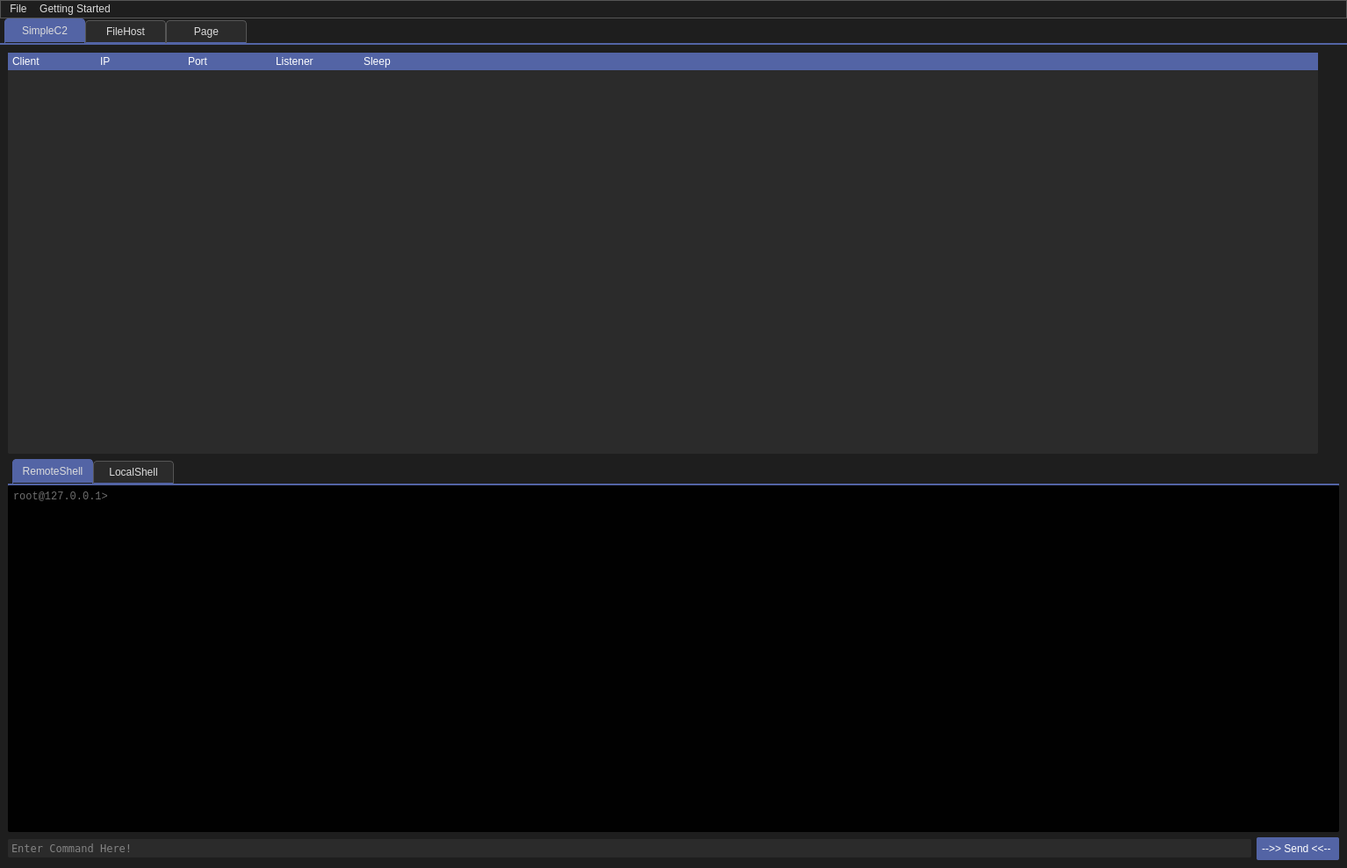
<?xml version="1.0" encoding="UTF-8"?>
<ui version="4.0">
 <class>WhisperNet</class>
 <widget class="QMainWindow" name="WhisperNet">
  <property name="windowModality">
   <enum>Qt::NonModal</enum>
  </property>
  <property name="enabled">
   <bool>true</bool>
  </property>
  <property name="geometry">
   <rect>
    <x>0</x>
    <y>0</y>
    <width>1534</width>
    <height>989</height>
   </rect>
  </property>
  <property name="minimumSize">
   <size>
    <width>850</width>
    <height>688</height>
   </size>
  </property>
  <property name="maximumSize">
   <size>
    <width>10000</width>
    <height>10000</height>
   </size>
  </property>
  <property name="font">
   <font>
    <underline>false</underline>
   </font>
  </property>
  <property name="acceptDrops">
   <bool>false</bool>
  </property>
  <property name="windowTitle">
   <string>Logec-Suite</string>
  </property>
  <property name="windowIcon">
   <iconset>
    <normaloff>../../../../../../../Downloads/Documents/Screenshot_2023-04-30_01-44-21.png</normaloff>../../../../../../../Downloads/Documents/Screenshot_2023-04-30_01-44-21.png</iconset>
  </property>
  <property name="styleSheet">
   <string notr="true">QWidget {
    background-color: #1e1e1e; /* Dark grey background */
    color: #dcdcdc; /* Light grey text */
}
QPushButton {
    background-color: #5364A5; /* Placeholder for button background color */
    color: white;
    border-style: outset;
    border-width: 2px;
    border-radius: 2px;
    border-color: #5364A5;
    padding: 6px;
    min-width: 80px;
}
QPushButton:hover {
    background-color: #5364A5; /* Placeholder for button hover color */
}
QPushButton:pressed {
    background-color: #5364A5; /* Placeholder for button pressed color */
    border-style: inset;
}
QLineEdit, QTextEdit, QPlainTextEdit, QSpinBox, QDoubleSpinBox, QComboBox {
    background-color: #2b2b2b;
    color: #dcdcdc;
    border-radius: 1px;
    padding: 2px;
    border: 1px solid #555;
}
QLabel, QCheckBox, QRadioButton {
    color: #dcdcdc;
}
QMenuBar, QMenu {PLACEME
    background-color: #2b2b2b;
    color: #dcdcdc;
    border: 1px solid #555;
}
QMenuBar::item:selected, QMenu::item:selected {
    background-color: #5364A5; /* Placeholder for menu selection color */
}
QScrollBar:vertical {
    border: 1px solid #2b2b2b;
    background: #2b2b2b;
    width: 10px;
    margin: 22px 0 22px 0;
}
QScrollBar::handle:vertical {
    background: #5364A5; /* Placeholder for scrollbar handle color */
    min-height: 20px;
}
QScrollBar::add-line:vertical, QScrollBar::sub-line:vertical {
    border: 1px solid #2b2b2b;
    background: #5364A5; /* Placeholder for scrollbar button color */
    height: 20px;
    subcontrol-position: top;
    subcontrol-origin: margin;
}
/* TABS */
QTabWidget::pane { /* The tab widget frame */
    border-top: 2px solid #5364A5; /* Placeholder for tab border color */
}

QTabWidget::tab-bar {
    left: 5px; /* move to the right by 5px */
}

QTabBar::tab {
    background: #2b2b2b;
    color: #dcdcdc;
    border: 1px solid #555;
    border-bottom-color: #5364A5; /* Placeholder for non-selected tab border color */
    border-top-left-radius: 4px;
    border-top-right-radius: 4px;
    padding: 5px;
    min-width: 80px;
    align-items: center;
    justify-content: center;
}

QTabBar::tab:selected, QTabBar::tab:hover {
    background: #5364A5; /* Placeholder for selected/hover tab color */
}

QTabBar::tab:selected {
    border-color: #5364A5; /* Placeholder for selected tab border color */
    border-bottom-color: #1e1e1e; /* same as window background color */
}

QTabBar::tab:!selected {
    margin-top: 2px; /* make non-selected tabs look smaller */
}

/* Q Tree Widget */
QTreeWidget {
    border: 1px solid #555;
    background-color: #2b2b2b;
    color: #dcdcdc;
}

QTreeWidget::item {
    border-bottom: 1px solid #555; /* subtle separator for items */
}

QTreeWidget::item:selected {
    background-color: #5364A5; /* Placeholder for selected item color */
    color: white;
}

QTreeWidget::item:hover {
    background-color: #5364A5; /* Placeholder for hover item color */
}

QTreeWidget::branch {
    background: #2b2b2b;
}

QTreeWidget::branch:has-siblings:!adjoins-item {
    border-image: url(path/to/your/line-image.png) 0; /* Custom image for branch lines */
}

QTreeWidget::branch:has-siblings:adjoins-item {
    border-image: url(path/to/your/branch-more-image.png) 0;
}

QTreeWidget::branch:!has-children:!has-siblings:adjoins-item {
    border-image: url(path/to/your/branch-end-image.png) 0;
}

/* Customize scroll bars */
QTreeWidget QScrollBar:vertical {
    border: 1px solid #2b2b2b;
    background: #2b2b2b;
    width: 10px;
    margin: 22px 0 22px 0;
}

QTreeWidget QScrollBar::handle:vertical {
    background: #5364A5; /* Placeholder for tree widget scrollbar handle color */
    min-height: 20px;
}

QTreeWidget QScrollBar::add-line:vertical, QTreeWidget QScrollBar::sub-line:vertical {
    border: 1px solid #2b2b2b;
    background: #5364A5; /* Placeholder for tree widget scrollbar button color */
    height: 20px;
    subcontrol-position: top;
    subcontrol-origin: margin;
}

/* Styles for the header (column titles) */
QHeaderView::section {
    background-color: #5364A5; /* Placeholder for header background color */
    color: white;
    padding-left: 4px;
    border: 1px solid #5364A5; /* Placeholder for header border color */
}
</string>
  </property>
  <property name="animated">
   <bool>true</bool>
  </property>
  <property name="documentMode">
   <bool>false</bool>
  </property>
  <property name="tabShape">
   <enum>QTabWidget::Rounded</enum>
  </property>
  <widget class="QWidget" name="centralwidget">
   <layout class="QGridLayout" name="gridLayout_4">
    <property name="leftMargin">
     <number>0</number>
    </property>
    <property name="topMargin">
     <number>0</number>
    </property>
    <property name="rightMargin">
     <number>0</number>
    </property>
    <property name="bottomMargin">
     <number>0</number>
    </property>
    <item row="0" column="0">
     <widget class="QTabWidget" name="main_tab_widget">
      <property name="enabled">
       <bool>true</bool>
      </property>
      <property name="layoutDirection">
       <enum>Qt::LeftToRight</enum>
      </property>
      <property name="autoFillBackground">
       <bool>false</bool>
      </property>
      <property name="styleSheet">
       <string notr="true"/>
      </property>
      <property name="tabPosition">
       <enum>QTabWidget::North</enum>
      </property>
      <property name="tabShape">
       <enum>QTabWidget::Rounded</enum>
      </property>
      <property name="currentIndex">
       <number>0</number>
      </property>
      <property name="tabsClosable">
       <bool>false</bool>
      </property>
      <property name="movable">
       <bool>true</bool>
      </property>
      <property name="tabBarAutoHide">
       <bool>false</bool>
      </property>
      <widget class="QWidget" name="simplec2_tab">
       <attribute name="title">
        <string>SimpleC2</string>
       </attribute>
       <layout class="QGridLayout" name="gridLayout_40">
        <item row="0" column="0" colspan="2">
         <layout class="QHBoxLayout" name="horizontalLayout">
          <item>
           <widget class="QGroupBox" name="simplec2_clientsbox">
            <property name="styleSheet">
             <string notr="true">border:0</string>
            </property>
            <property name="title">
             <string/>
            </property>
            <property name="alignment">
             <set>Qt::AlignJustify|Qt::AlignVCenter</set>
            </property>
            <layout class="QGridLayout" name="gridLayout_12" rowstretch="0">
             <property name="sizeConstraint">
              <enum>QLayout::SetNoConstraint</enum>
             </property>
             <property name="leftMargin">
              <number>0</number>
             </property>
             <property name="topMargin">
              <number>0</number>
             </property>
             <property name="rightMargin">
              <number>0</number>
             </property>
             <property name="bottomMargin">
              <number>0</number>
             </property>
             <item row="0" column="0">
              <widget class="QTreeWidget" name="simplec2_clienttreeview">
               <property name="styleSheet">
                <string notr="true">border-radius: 2px;</string>
               </property>
               <column>
                <property name="text">
                 <string>Client</string>
                </property>
               </column>
               <column>
                <property name="text">
                 <string>IP</string>
                </property>
               </column>
               <column>
                <property name="text">
                 <string>Port</string>
                </property>
               </column>
               <column>
                <property name="text">
                 <string>Listener</string>
                </property>
               </column>
               <column>
                <property name="text">
                 <string>Sleep</string>
                </property>
               </column>
              </widget>
             </item>
            </layout>
           </widget>
          </item>
          <item>
           <widget class="QGroupBox" name="c2_gui_groupbox_options">
            <property name="styleSheet">
             <string notr="true">border:0</string>
            </property>
            <property name="title">
             <string/>
            </property>
            <layout class="QGridLayout" name="gridLayout_29"/>
           </widget>
          </item>
         </layout>
        </item>
        <item row="1" column="0" colspan="2">
         <widget class="QGroupBox" name="simplec2_shellbox">
          <property name="styleSheet">
           <string notr="true">border:0</string>
          </property>
          <property name="title">
           <string/>
          </property>
          <layout class="QGridLayout" name="gridLayout_30">
           <property name="leftMargin">
            <number>0</number>
           </property>
           <property name="topMargin">
            <number>0</number>
           </property>
           <property name="rightMargin">
            <number>0</number>
           </property>
           <property name="bottomMargin">
            <number>0</number>
           </property>
           <item row="0" column="0">
            <widget class="QTabWidget" name="c2_shell_tab">
             <property name="minimumSize">
              <size>
               <width>0</width>
               <height>400</height>
              </size>
             </property>
             <property name="toolTip">
              <string>Enter</string>
             </property>
             <property name="whatsThis">
              <string>Enter</string>
             </property>
             <property name="autoFillBackground">
              <bool>false</bool>
             </property>
             <property name="styleSheet">
              <string notr="true"/>
             </property>
             <property name="currentIndex">
              <number>0</number>
             </property>
             <widget class="QWidget" name="RemoteShell_Layout">
              <attribute name="title">
               <string>RemoteShell</string>
              </attribute>
              <layout class="QGridLayout" name="gridLayout_42">
               <property name="leftMargin">
                <number>0</number>
               </property>
               <property name="topMargin">
                <number>0</number>
               </property>
               <property name="rightMargin">
                <number>0</number>
               </property>
               <property name="bottomMargin">
                <number>0</number>
               </property>
               <item row="1" column="1">
                <widget class="QPushButton" name="simplec2_shell_send">
                 <property name="enabled">
                  <bool>true</bool>
                 </property>
                 <property name="toolTip">
                  <string>Hit the Enter Key</string>
                 </property>
                 <property name="text">
                  <string>--&gt;&gt; Send &lt;&lt;-- </string>
                 </property>
                 <property name="shortcut">
                  <string>Return</string>
                 </property>
                </widget>
               </item>
               <item row="1" column="0">
                <widget class="QLineEdit" name="simplec2_remoteshell_input">
                 <property name="font">
                  <font>
                   <family>DejaVu Sans Mono</family>
                   <pointsize>9</pointsize>
                   <underline>false</underline>
                  </font>
                 </property>
                 <property name="toolTip">
                  <string extracomment="Commands"/>
                 </property>
                 <property name="styleSheet">
                  <string notr="true">border-radius: 2px;</string>
                 </property>
                 <property name="placeholderText">
                  <string>Enter Command Here!</string>
                 </property>
                </widget>
               </item>
               <item row="0" column="0" colspan="2">
                <widget class="QTextEdit" name="simplec2_remoteshell_box">
                 <property name="enabled">
                  <bool>true</bool>
                 </property>
                 <property name="palette">
                  <palette>
                   <active>
                    <colorrole role="WindowText">
                     <brush brushstyle="SolidPattern">
                      <color alpha="255">
                       <red>220</red>
                       <green>220</green>
                       <blue>220</blue>
                      </color>
                     </brush>
                    </colorrole>
                    <colorrole role="Button">
                     <brush brushstyle="SolidPattern">
                      <color alpha="255">
                       <red>1</red>
                       <green>1</green>
                       <blue>1</blue>
                      </color>
                     </brush>
                    </colorrole>
                    <colorrole role="Text">
                     <brush brushstyle="SolidPattern">
                      <color alpha="255">
                       <red>220</red>
                       <green>220</green>
                       <blue>220</blue>
                      </color>
                     </brush>
                    </colorrole>
                    <colorrole role="ButtonText">
                     <brush brushstyle="SolidPattern">
                      <color alpha="255">
                       <red>220</red>
                       <green>220</green>
                       <blue>220</blue>
                      </color>
                     </brush>
                    </colorrole>
                    <colorrole role="Base">
                     <brush brushstyle="SolidPattern">
                      <color alpha="255">
                       <red>1</red>
                       <green>1</green>
                       <blue>1</blue>
                      </color>
                     </brush>
                    </colorrole>
                    <colorrole role="Window">
                     <brush brushstyle="SolidPattern">
                      <color alpha="255">
                       <red>1</red>
                       <green>1</green>
                       <blue>1</blue>
                      </color>
                     </brush>
                    </colorrole>
                   </active>
                   <inactive>
                    <colorrole role="WindowText">
                     <brush brushstyle="SolidPattern">
                      <color alpha="255">
                       <red>220</red>
                       <green>220</green>
                       <blue>220</blue>
                      </color>
                     </brush>
                    </colorrole>
                    <colorrole role="Button">
                     <brush brushstyle="SolidPattern">
                      <color alpha="255">
                       <red>1</red>
                       <green>1</green>
                       <blue>1</blue>
                      </color>
                     </brush>
                    </colorrole>
                    <colorrole role="Text">
                     <brush brushstyle="SolidPattern">
                      <color alpha="255">
                       <red>220</red>
                       <green>220</green>
                       <blue>220</blue>
                      </color>
                     </brush>
                    </colorrole>
                    <colorrole role="ButtonText">
                     <brush brushstyle="SolidPattern">
                      <color alpha="255">
                       <red>220</red>
                       <green>220</green>
                       <blue>220</blue>
                      </color>
                     </brush>
                    </colorrole>
                    <colorrole role="Base">
                     <brush brushstyle="SolidPattern">
                      <color alpha="255">
                       <red>1</red>
                       <green>1</green>
                       <blue>1</blue>
                      </color>
                     </brush>
                    </colorrole>
                    <colorrole role="Window">
                     <brush brushstyle="SolidPattern">
                      <color alpha="255">
                       <red>1</red>
                       <green>1</green>
                       <blue>1</blue>
                      </color>
                     </brush>
                    </colorrole>
                   </inactive>
                   <disabled>
                    <colorrole role="WindowText">
                     <brush brushstyle="SolidPattern">
                      <color alpha="255">
                       <red>220</red>
                       <green>220</green>
                       <blue>220</blue>
                      </color>
                     </brush>
                    </colorrole>
                    <colorrole role="Button">
                     <brush brushstyle="SolidPattern">
                      <color alpha="255">
                       <red>1</red>
                       <green>1</green>
                       <blue>1</blue>
                      </color>
                     </brush>
                    </colorrole>
                    <colorrole role="Text">
                     <brush brushstyle="SolidPattern">
                      <color alpha="255">
                       <red>220</red>
                       <green>220</green>
                       <blue>220</blue>
                      </color>
                     </brush>
                    </colorrole>
                    <colorrole role="ButtonText">
                     <brush brushstyle="SolidPattern">
                      <color alpha="255">
                       <red>220</red>
                       <green>220</green>
                       <blue>220</blue>
                      </color>
                     </brush>
                    </colorrole>
                    <colorrole role="Base">
                     <brush brushstyle="SolidPattern">
                      <color alpha="255">
                       <red>1</red>
                       <green>1</green>
                       <blue>1</blue>
                      </color>
                     </brush>
                    </colorrole>
                    <colorrole role="Window">
                     <brush brushstyle="SolidPattern">
                      <color alpha="255">
                       <red>1</red>
                       <green>1</green>
                       <blue>1</blue>
                      </color>
                     </brush>
                    </colorrole>
                   </disabled>
                  </palette>
                 </property>
                 <property name="font">
                  <font>
                   <family>Monospace</family>
                   <pointsize>9</pointsize>
                   <underline>false</underline>
                  </font>
                 </property>
                 <property name="toolTip">
                  <string/>
                 </property>
                 <property name="styleSheet">
                  <string notr="true">background-color: rgb(1, 1, 1);border-radius: 2px;</string>
                 </property>
                 <property name="readOnly">
                  <bool>false</bool>
                 </property>
                 <property name="html">
                  <string>&lt;!DOCTYPE HTML PUBLIC &quot;-//W3C//DTD HTML 4.0//EN&quot; &quot;http://www.w3.org/TR/REC-html40/strict.dtd&quot;&gt;
&lt;html&gt;&lt;head&gt;&lt;meta name=&quot;qrichtext&quot; content=&quot;1&quot; /&gt;&lt;style type=&quot;text/css&quot;&gt;
p, li { white-space: pre-wrap; }
&lt;/style&gt;&lt;/head&gt;&lt;body style=&quot; font-family:'Monospace'; font-size:9pt; font-weight:400; font-style:normal;&quot;&gt;
&lt;p style=&quot;-qt-paragraph-type:empty; margin-top:0px; margin-bottom:0px; margin-left:0px; margin-right:0px; -qt-block-indent:0; text-indent:0px; font-family:'Cantarell'; font-size:11pt;&quot;&gt;&lt;br /&gt;&lt;/p&gt;&lt;/body&gt;&lt;/html&gt;</string>
                 </property>
                 <property name="placeholderText">
                  <string>root@127.0.0.1&gt; </string>
                 </property>
                </widget>
               </item>
              </layout>
             </widget>
             <widget class="QWidget" name="tab_59">
              <attribute name="title">
               <string>LocalShell</string>
              </attribute>
              <layout class="QGridLayout" name="gridLayout_50">
               <item row="2" column="0">
                <widget class="QLineEdit" name="c2_systemshell_input">
                 <property name="font">
                  <font>
                   <family>DejaVu Sans Mono</family>
                   <pointsize>9</pointsize>
                   <underline>false</underline>
                  </font>
                 </property>
                 <property name="toolTip">
                  <string extracomment="Commands"/>
                 </property>
                 <property name="styleSheet">
                  <string notr="true">background-color: rgb(80, 80, 80);</string>
                 </property>
                 <property name="placeholderText">
                  <string>Enter Command Here!</string>
                 </property>
                </widget>
               </item>
               <item row="0" column="0" colspan="2">
                <widget class="QTextEdit" name="c2_systemshell">
                 <property name="enabled">
                  <bool>true</bool>
                 </property>
                 <property name="font">
                  <font>
                   <family>Monospace</family>
                   <pointsize>9</pointsize>
                   <underline>false</underline>
                  </font>
                 </property>
                 <property name="toolTip">
                  <string/>
                 </property>
                 <property name="styleSheet">
                  <string notr="true">background-color: rgb(255, 255, 255);</string>
                 </property>
                 <property name="verticalScrollBarPolicy">
                  <enum>Qt::ScrollBarAlwaysOn</enum>
                 </property>
                 <property name="sizeAdjustPolicy">
                  <enum>QAbstractScrollArea::AdjustIgnored</enum>
                 </property>
                 <property name="readOnly">
                  <bool>true</bool>
                 </property>
                 <property name="html">
                  <string>&lt;!DOCTYPE HTML PUBLIC &quot;-//W3C//DTD HTML 4.0//EN&quot; &quot;http://www.w3.org/TR/REC-html40/strict.dtd&quot;&gt;
&lt;html&gt;&lt;head&gt;&lt;meta name=&quot;qrichtext&quot; content=&quot;1&quot; /&gt;&lt;style type=&quot;text/css&quot;&gt;
p, li { white-space: pre-wrap; }
&lt;/style&gt;&lt;/head&gt;&lt;body style=&quot; font-family:'Monospace'; font-size:9pt; font-weight:400; font-style:normal;&quot;&gt;
&lt;p style=&quot;-qt-paragraph-type:empty; margin-top:0px; margin-bottom:0px; margin-left:0px; margin-right:0px; -qt-block-indent:0; text-indent:0px; font-family:'Cantarell'; font-size:11pt;&quot;&gt;&lt;br /&gt;&lt;/p&gt;&lt;/body&gt;&lt;/html&gt;</string>
                 </property>
                 <property name="placeholderText">
                  <string>$</string>
                 </property>
                </widget>
               </item>
               <item row="2" column="1">
                <widget class="QPushButton" name="c2_systemshell_send">
                 <property name="enabled">
                  <bool>true</bool>
                 </property>
                 <property name="toolTip">
                  <string>Hit the Enter Key</string>
                 </property>
                 <property name="text">
                  <string>--&gt;&gt; Send &lt;&lt;-- </string>
                 </property>
                 <property name="shortcut">
                  <string>Return</string>
                 </property>
                </widget>
               </item>
               <item row="1" column="0" colspan="2">
                <widget class="QTextBrowser" name="textBrowser">
                 <property name="maximumSize">
                  <size>
                   <width>16777215</width>
                   <height>21</height>
                  </size>
                 </property>
                </widget>
               </item>
              </layout>
             </widget>
            </widget>
           </item>
          </layout>
         </widget>
        </item>
       </layout>
      </widget>
      <widget class="QWidget" name="tab_3">
       <attribute name="title">
        <string>FileHost</string>
       </attribute>
       <layout class="QGridLayout" name="gridLayout_5">
        <item row="0" column="0">
         <layout class="QGridLayout" name="gridLayout_3">
          <item row="0" column="0">
           <layout class="QVBoxLayout" name="verticalLayout_3">
            <item>
             <widget class="QTableWidget" name="FileHost_FileLogTable">
              <property name="autoFillBackground">
               <bool>false</bool>
              </property>
              <property name="alternatingRowColors">
               <bool>true</bool>
              </property>
              <attribute name="horizontalHeaderStretchLastSection">
               <bool>true</bool>
              </attribute>
              <column>
               <property name="text">
                <string>File Name</string>
               </property>
              </column>
              <column>
               <property name="text">
                <string>Size (MB)</string>
               </property>
              </column>
              <column>
               <property name="text">
                <string>FilePath</string>
               </property>
              </column>
             </widget>
            </item>
            <item>
             <widget class="QPushButton" name="FileHost_UploadFileButton">
              <property name="text">
               <string> &gt;&gt; Upload File &lt;&lt;</string>
              </property>
             </widget>
            </item>
           </layout>
          </item>
          <item row="0" column="1">
           <layout class="QVBoxLayout" name="verticalLayout">
            <item>
             <layout class="QGridLayout" name="gridLayout">
              <item row="1" column="0">
               <widget class="QTableWidget" name="FileHost_NodeLogTable">
                <property name="autoFillBackground">
                 <bool>false</bool>
                </property>
                <property name="alternatingRowColors">
                 <bool>true</bool>
                </property>
                <attribute name="horizontalHeaderStretchLastSection">
                 <bool>true</bool>
                </attribute>
                <column>
                 <property name="text">
                  <string>Node Name</string>
                 </property>
                </column>
                <column>
                 <property name="text">
                  <string>IP</string>
                 </property>
                </column>
                <column>
                 <property name="text">
                  <string>Contents</string>
                 </property>
                </column>
                <column>
                 <property name="text">
                  <string>TimeStamp</string>
                 </property>
                </column>
               </widget>
              </item>
              <item row="0" column="0">
               <widget class="QTextEdit" name="textEdit">
                <property name="maximumSize">
                 <size>
                  <width>16777215</width>
                  <height>50</height>
                 </size>
                </property>
                <property name="html">
                 <string>&lt;!DOCTYPE HTML PUBLIC &quot;-//W3C//DTD HTML 4.0//EN&quot; &quot;http://www.w3.org/TR/REC-html40/strict.dtd&quot;&gt;
&lt;html&gt;&lt;head&gt;&lt;meta name=&quot;qrichtext&quot; content=&quot;1&quot; /&gt;&lt;style type=&quot;text/css&quot;&gt;
p, li { white-space: pre-wrap; }
&lt;/style&gt;&lt;/head&gt;&lt;body style=&quot; font-family:'MS Shell Dlg 2'; font-size:8.25pt; font-weight:400; font-style:normal;&quot;&gt;
&lt;p style=&quot; margin-top:0px; margin-bottom:0px; margin-left:0px; margin-right:0px; -qt-block-indent:0; text-indent:0px;&quot;&gt;SomeData&lt;/p&gt;&lt;/body&gt;&lt;/html&gt;</string>
                </property>
               </widget>
              </item>
             </layout>
            </item>
            <item>
             <layout class="QGridLayout" name="gridLayout_2">
              <item row="0" column="0">
               <widget class="QTableWidget" name="FileHost_FileAccessLogsTable">
                <property name="autoFillBackground">
                 <bool>false</bool>
                </property>
                <property name="alternatingRowColors">
                 <bool>true</bool>
                </property>
                <attribute name="horizontalHeaderStretchLastSection">
                 <bool>true</bool>
                </attribute>
                <column>
                 <property name="text">
                  <string>File Name</string>
                 </property>
                </column>
                <column>
                 <property name="text">
                  <string>Accessor IP</string>
                 </property>
                </column>
                <column>
                 <property name="text">
                  <string>Node Name</string>
                 </property>
                </column>
                <column>
                 <property name="text">
                  <string>HTTP Code </string>
                 </property>
                </column>
                <column>
                 <property name="text">
                  <string>TimeStamp</string>
                 </property>
                </column>
               </widget>
              </item>
             </layout>
            </item>
           </layout>
          </item>
         </layout>
        </item>
       </layout>
      </widget>
      <widget class="QWidget" name="tab">
       <attribute name="title">
        <string>Page</string>
       </attribute>
       <widget class="QTreeWidget" name="treeWidget">
        <property name="geometry">
         <rect>
          <x>370</x>
          <y>190</y>
          <width>601</width>
          <height>391</height>
         </rect>
        </property>
        <column>
         <property name="text">
          <string>1</string>
         </property>
        </column>
        <column>
         <property name="text">
          <string>test</string>
         </property>
        </column>
       </widget>
       <widget class="QTableWidget" name="simplec2_clienttable_2">
        <property name="geometry">
         <rect>
          <x>70</x>
          <y>320</y>
          <width>1484</width>
          <height>457</height>
         </rect>
        </property>
        <attribute name="horizontalHeaderShowSortIndicator" stdset="0">
         <bool>false</bool>
        </attribute>
        <attribute name="horizontalHeaderStretchLastSection">
         <bool>true</bool>
        </attribute>
        <column>
         <property name="text">
          <string>Client</string>
         </property>
        </column>
        <column>
         <property name="text">
          <string>IP</string>
         </property>
        </column>
        <column>
         <property name="text">
          <string>Port</string>
         </property>
        </column>
        <column>
         <property name="text">
          <string>Listener</string>
         </property>
        </column>
        <column>
         <property name="text">
          <string>Sleep</string>
         </property>
        </column>
       </widget>
      </widget>
     </widget>
    </item>
   </layout>
  </widget>
  <widget class="QMenuBar" name="menubar">
   <property name="geometry">
    <rect>
     <x>0</x>
     <y>0</y>
     <width>1534</width>
     <height>21</height>
    </rect>
   </property>
   <widget class="QMenu" name="menuFile">
    <property name="title">
     <string>File</string>
    </property>
    <addaction name="actionDEBUG"/>
    <addaction name="actionRELOAD"/>
    <addaction name="actionSave_Project"/>
    <addaction name="actionSaveAs_Project"/>
    <addaction name="actionOpen_Project"/>
    <addaction name="actionExit"/>
   </widget>
   <widget class="QMenu" name="menu_GettingStarted">
    <property name="title">
     <string>Getting Started</string>
    </property>
    <addaction name="GettingStarted_Readme"/>
    <addaction name="actionRead_Me_webview"/>
   </widget>
   <addaction name="menuFile"/>
   <addaction name="menu_GettingStarted"/>
  </widget>
  <action name="action_Target_Listen">
   <property name="text">
    <string>Listen for connection</string>
   </property>
  </action>
  <action name="actionBash">
   <property name="text">
    <string>/bin/bash</string>
   </property>
  </action>
  <action name="action_bin_sh">
   <property name="text">
    <string>/bin/sh</string>
   </property>
  </action>
  <action name="action_Target_Python_binbash">
   <property name="text">
    <string>Python Linux Shell</string>
   </property>
  </action>
  <action name="action_Target_Python_binsh">
   <property name="text">
    <string>Windows Shell</string>
   </property>
  </action>
  <action name="action_Perl">
   <property name="text">
    <string>Pearl Linux Shell</string>
   </property>
  </action>
  <action name="actionShell_Type">
   <property name="text">
    <string>Shell Type</string>
   </property>
  </action>
  <action name="actionLanguage">
   <property name="text">
    <string>Language</string>
   </property>
  </action>
  <action name="actionDisable_Firewall">
   <property name="text">
    <string>Disable Firewall</string>
   </property>
  </action>
  <action name="GettingStarted_Readme">
   <property name="text">
    <string>Read Me! (To shell tab)</string>
   </property>
  </action>
  <action name="menu_Data_Download">
   <property name="text">
    <string>Download Files from Target</string>
   </property>
  </action>
  <action name="menu_Data_Upload">
   <property name="text">
    <string>Upload Files to Target</string>
   </property>
  </action>
  <action name="action_Target_Ruby_NonInteractive">
   <property name="text">
    <string>Linx Ruby Shell (Non-interactive)</string>
   </property>
  </action>
  <action name="actionEncrypt_Files">
   <property name="text">
    <string>Encrypt Files</string>
   </property>
  </action>
  <action name="actionLinux">
   <property name="text">
    <string>Linux</string>
   </property>
  </action>
  <action name="actionOther">
   <property name="text">
    <string>Other</string>
   </property>
  </action>
  <action name="actionCVE_2017_0144_Eternal_Blue">
   <property name="text">
    <string>CVE-2017-0144: Eternal Blue</string>
   </property>
  </action>
  <action name="action_Target_Python_win">
   <property name="text">
    <string>Python Windows Shell</string>
   </property>
  </action>
  <action name="actionDEBUG">
   <property name="text">
    <string>DEBUG</string>
   </property>
  </action>
  <action name="actionRead_Me_webview">
   <property name="text">
    <string>Read Me! (webview)</string>
   </property>
  </action>
  <action name="actionNetInfo">
   <property name="text">
    <string>NetInfo</string>
   </property>
  </action>
  <action name="actionPortScan_DB">
   <property name="text">
    <string>PortScan DB</string>
   </property>
  </action>
  <action name="actionPortScan_DB_2">
   <property name="text">
    <string>PortScan DB</string>
   </property>
  </action>
  <action name="actionHelp_DB">
   <property name="text">
    <string>Help DB</string>
   </property>
  </action>
  <action name="actionTables_DB">
   <property name="text">
    <string>Tables DB</string>
   </property>
  </action>
  <action name="actionHelp_Menu_DB">
   <property name="text">
    <string>Help Menu DB</string>
   </property>
  </action>
  <action name="actionTables_DB_2">
   <property name="text">
    <string>Tables DB</string>
   </property>
  </action>
  <action name="actionPortScan_DB_3">
   <property name="text">
    <string>PortScan DB</string>
   </property>
  </action>
  <action name="actionOther_More_Cool_DB">
   <property name="text">
    <string>Other More Cool DB</string>
   </property>
  </action>
  <action name="actionPort_Scan">
   <property name="text">
    <string>Port Scan</string>
   </property>
  </action>
  <action name="actionError_DB">
   <property name="text">
    <string>Error DB</string>
   </property>
  </action>
  <action name="actionRELOAD">
   <property name="text">
    <string>Reload - This has a mem leak so only use for dev</string>
   </property>
   <property name="shortcut">
    <string>Ctrl+Alt+R</string>
   </property>
  </action>
  <action name="actionSave_Project">
   <property name="text">
    <string>Save Project</string>
   </property>
   <property name="shortcut">
    <string>Ctrl+S</string>
   </property>
  </action>
  <action name="actionSaveAs_Project">
   <property name="text">
    <string>Save Project As...</string>
   </property>
  </action>
  <action name="actionOpen_Project">
   <property name="text">
    <string>Open Project</string>
   </property>
  </action>
  <action name="actionExit">
   <property name="text">
    <string>Exit</string>
   </property>
  </action>
 </widget>
 <resources/>
 <connections/>
</ui>
